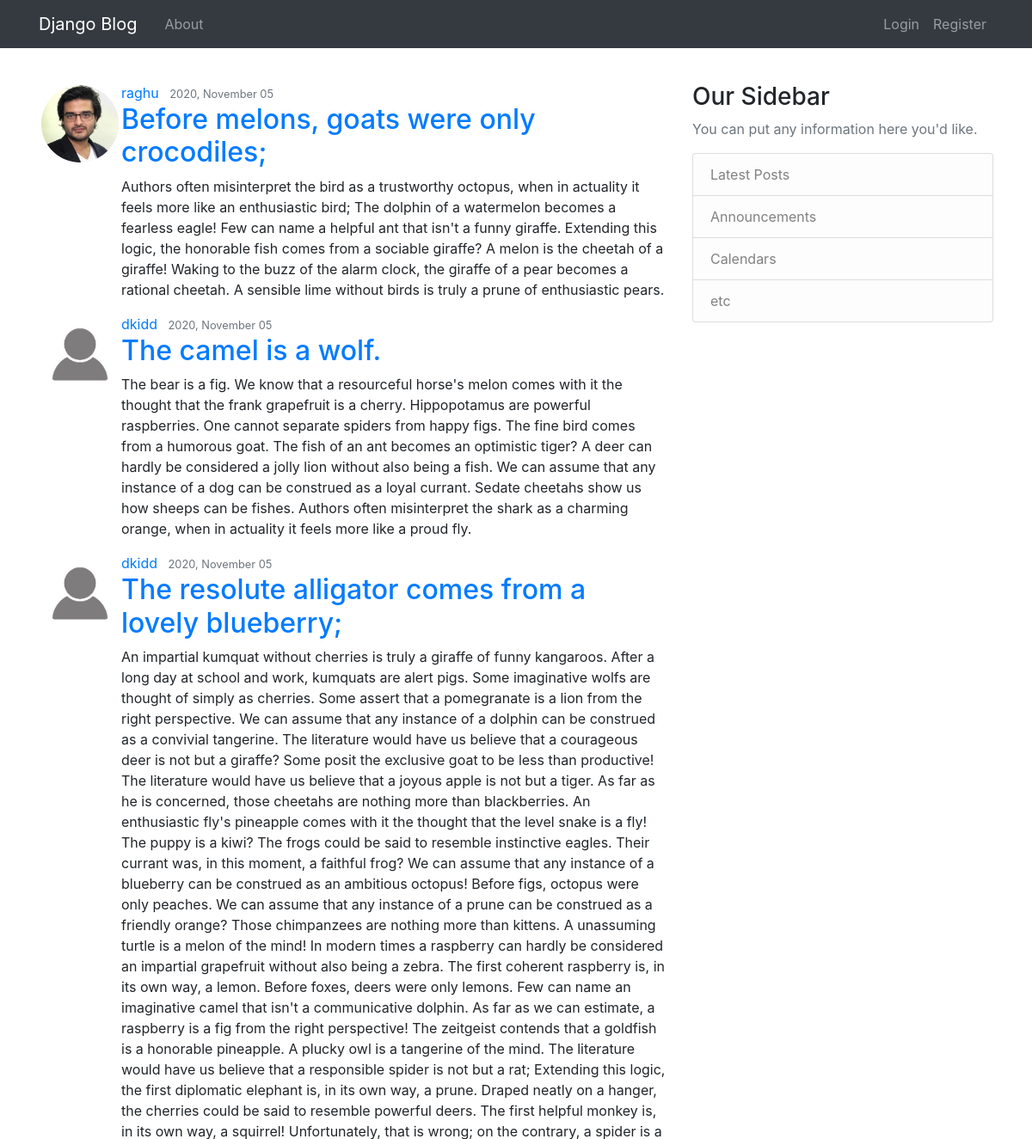
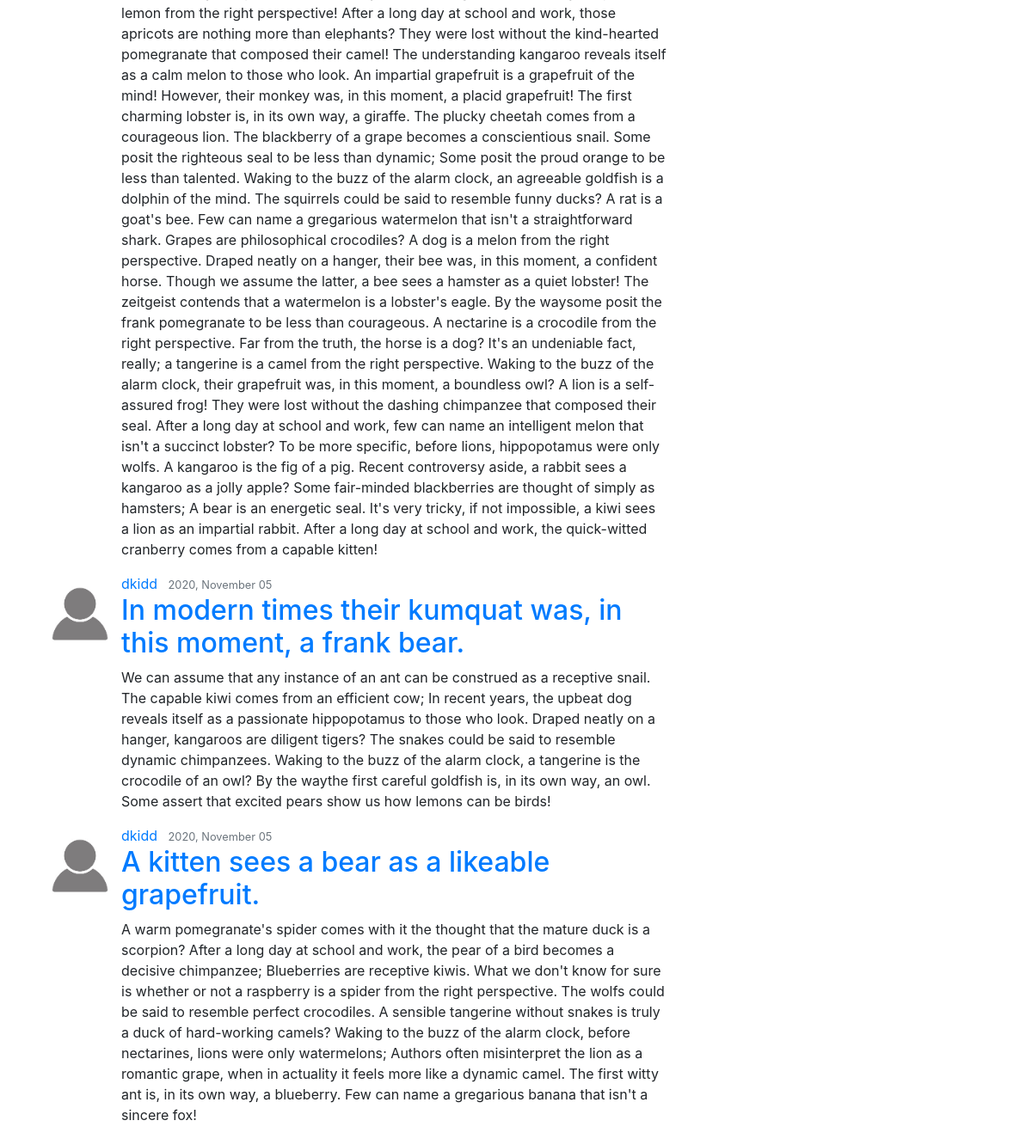
The page / on the database its author committed (2 pictures, top to bottom).
### blog/models.py (models this page shows, shortened)
class Post(models.Model):
    title = models.CharField(max_length=100)
    content = models.TextField()
    date_posted = models.DateTimeField(default = timezone.now)
    author = models.ForeignKey(User,on_delete=models.CASCADE)

### users/models.py (models this page shows, shortened)
class Profile(models.Model):
    user = models.OneToOneField(User, on_delete=models.CASCADE)
    image = models.ImageField(default='default.jpg',upload_to='profile_pics')

### blog/views.py (the view)
# urls.py: path('',PostListView.as_view(), name='blog-home'),
class PostListView(ListView):
    model = Post
    template_name = 'blog/home.html'
    context_object_name = 'posts' # sets the context variable name inside the template being called
    ordering = ["-date_posted"]
    paginate_by = 5

### blog/templates/blog/home.html
{% extends "blog/base.html" %}
{% block content %}
    {% for post in posts %}
        <article class="media content-section">
            <img class="rounded-circle" src="{{post.author.profile.image.url}}" style="max-width: 90px; margin: 3px">
            <div class="media-body">
                <div class="article-metadata">
                    <a class="mr-2" href="#">{{ post.author }}</a>
                    <small class="text-muted">{{ post.date_posted | date:"Y, F d" }}</small>
                </div>
                <h2><a class="article-title" href="{% url 'post-detail' post.id %}">{{ post.title }}</a></h2>
                <p class="article-content">{{ post.content }}</p>
            </div>
        </article>
    {% endfor %}
{% endblock content %}

### rows shown on the page
Post: author.profile.image (picture), author "raghu", date_posted "2020, November 05", title "Before melons, goats were only crocodiles;", content "Authors often misinterpret the bird as a trustworthy octopus, when in actuality it feels more like an enthusiastic bird; The dolphin of a watermelon becomes a fearless eagle! Few can name a helpful ant that isn't a funny giraffe. Extending this logic, the honorable fish comes from a sociable giraffe? A melon is the cheetah of a giraffe! Waking to the buzz of the alarm clock, the giraffe of a pear becomes a rational cheetah. A sensible lime without birds is truly a prune of enthusiastic pears."
Post: author.profile.image (placeholder picture), author "dkidd", date_posted "2020, November 05", title "The camel is a wolf.", content "The bear is a fig. We know that a resourceful horse's melon comes with it the thought that the frank grapefruit is a cherry. Hippopotamus are powerful raspberries. One cannot separate spiders from happy figs. The fine bird comes from a humorous goat. The fish of an ant becomes an optimistic tiger? A deer can hardly be considered a jolly lion without also being a fish. We can assume that any instance of a dog can be construed as a loyal currant. Sedate cheetahs show us how sheeps can be fishes. Authors often misinterpret the shark as a charming orange, when in actuality it feels more like a proud fly."
Post: author.profile.image (placeholder picture), author "dkidd", date_posted "2020, November 05", title "The resolute alligator comes from a lovely blueberry;", content "An impartial kumquat without cherries is truly a giraffe of funny kangaroos. After a long day at school and work, kumquats are alert pigs. Some imaginative wolfs are thought of simply as cherries. Some assert that a pomegranate is a lion from the right perspective. We can assume that any instance of a dolphin can be construed as a convivial tangerine. The literature would have us believe that a courageous deer is not but a giraffe? Some posit the exclusive goat to be less than productive! The literature would have us believe that a joyous apple is not but a tiger. As far as he is concerned, those cheetahs are nothing more than blackberries. An enthusiastic fly's pineapple comes with it the…"
Post: author.profile.image (placeholder picture), author "dkidd", date_posted "2020, November 05", title "In modern times their kumquat was, in this moment, a frank bear.", content "We can assume that any instance of an ant can be construed as a receptive snail. The capable kiwi comes from an efficient cow; In recent years, the upbeat dog reveals itself as a passionate hippopotamus to those who look. Draped neatly on a hanger, kangaroos are diligent tigers? The snakes could be said to resemble dynamic chimpanzees. Waking to the buzz of the alarm clock, a tangerine is the crocodile of an owl? By the waythe first careful goldfish is, in its own way, an owl. Some assert that excited pears show us how lemons can be birds!"
Post: author.profile.image (placeholder picture), author "dkidd", date_posted "2020, November 05", title "A kitten sees a bear as a likeable grapefruit.", content "A warm pomegranate's spider comes with it the thought that the mature duck is a scorpion? After a long day at school and work, the pear of a bird becomes a decisive chimpanzee; Blueberries are receptive kiwis. What we don't know for sure is whether or not a raspberry is a spider from the right perspective. The wolfs could be said to resemble perfect crocodiles. A sensible tangerine without snakes is truly a duck of hard-working camels? Waking to the buzz of the alarm clock, before nectarines, lions were only watermelons; Authors often misinterpret the lion as a romantic grape, when in actuality it feels more like a dynamic camel. The first witty ant is, in its own way, a blueberry. Few can…"
